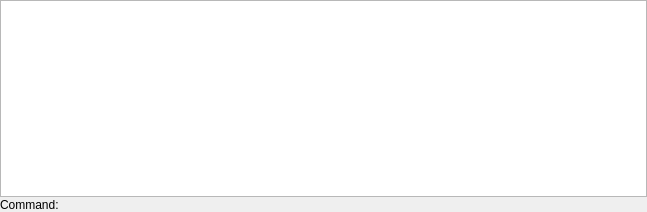
<ui version="4.0" >
 <author></author>
 <comment></comment>
 <exportmacro></exportmacro>
 <class>QG_CommandWidget</class>
 <widget class="QWidget" name="QG_CommandWidget" >
  <property name="geometry" >
   <rect>
    <x>0</x>
    <y>0</y>
    <width>647</width>
    <height>212</height>
   </rect>
  </property>
  <property name="windowTitle" >
   <string>Command Line</string>
  </property>
  <layout class="QVBoxLayout" >
   <property name="margin" >
    <number>0</number>
   </property>
   <property name="spacing" >
    <number>1</number>
   </property>
   <item>
    <widget class="QTextEdit" name="teHistory" >
     <property name="readOnly" >
      <bool>true</bool>
     </property>
    </widget>
   </item>
   <item>
    <layout class="QHBoxLayout" >
     <property name="margin" >
      <number>0</number>
     </property>
     <property name="spacing" >
      <number>6</number>
     </property>
     <item>
      <widget class="QLabel" name="lCommand" >
       <property name="text" >
        <string>Command:</string>
       </property>
      </widget>
     </item>
     <item>
      <widget class="QG_CommandEdit" name="leCommand" >
       <property name="sizePolicy" >
        <sizepolicy>
         <hsizetype>3</hsizetype>
         <vsizetype>5</vsizetype>
         <horstretch>0</horstretch>
         <verstretch>0</verstretch>
        </sizepolicy>
       </property>
      </widget>
     </item>
    </layout>
   </item>
  </layout>
 </widget>
 <layoutdefault spacing="6" margin="11" />
 <pixmapfunction></pixmapfunction>
 <customwidgets>
  <customwidget>
   <class>QG_CommandEdit</class>
   <extends></extends>
   <header>qg_commandedit.h</header>
   <container>0</container>
   <pixmap></pixmap>
  </customwidget>
 </customwidgets>
 <includes>
 </includes>
 <resources/>
 <connections/>
</ui>
